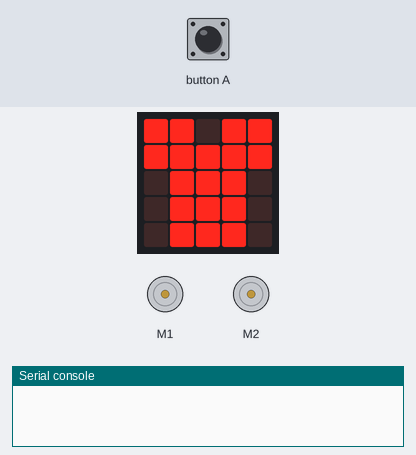
This program was run on a simulated BBC micro:bit (MakeCode). Shown: the board's 5×5 LED display, 2 × DC motor (green arrow = forward, orange = backward, longer = faster), the last lines printed to the serial console. The test bench sets the inputs (shaded band). No radio messages arrive unless stated (any console line starting 'radio sent:' is added by the test bench).

Above: at 1.8 s.
1.9 s: button A pressed for 0.15 s
At 4.0 s:
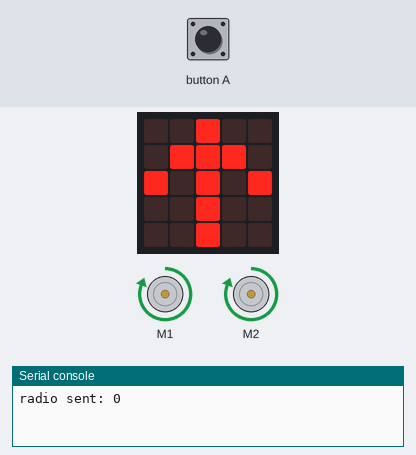
At 10.1 s:
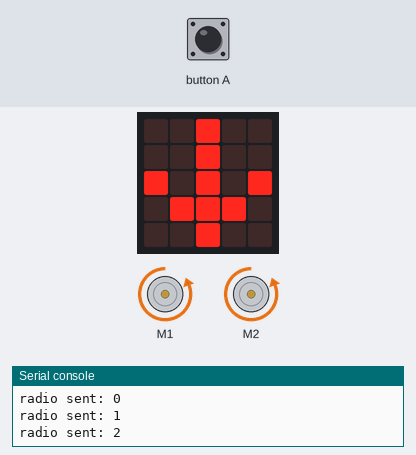
Timing chart, 0 to 16.6 s (numbered marks = the images above; inputs shaded):
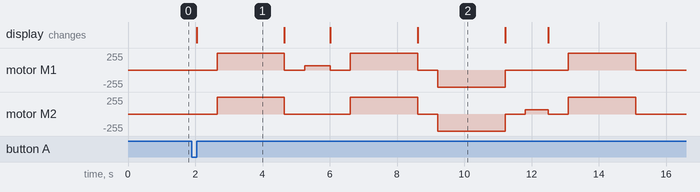

Measured:
- after the input at 1.9 s, motor M1: stopped → forward 255/255 after 0.75 s, → stopped 2.0 s later, → forward 64/255 0.60 s later, → stopped 0.76 s later, … (10 changes in this stretch); motor M2: stopped → forward 255/255 after 0.75 s, → stopped 2.0 s later, → forward 255/255 2.0 s later, → stopped 2.0 s later, … (10 changes in this stretch)
- what the display in image 1 shows lasts 2.6 s, from 2.1 s to 4.7 s

The program:

main.ts
```typescript
input.onButtonPressed(Button.A, function () {
    radio.sendNumber(0)
    EnAvant(2000, 255)
    radio.sendNumber(1)
    TourneDroite(90)
    EnAvant(2000, 255)
    radio.sendNumber(2)
    EnArriere(2000, 255)
    radio.sendNumber(3)
    TourneGauche(80)
    EnAvant(2000, 255)
    radio.sendNumber(4)
    Stop()
})
function TourneGauche (Degres: number) {
    maqueen.motorStop(maqueen.Motors.All)
    basic.showArrow(ArrowNames.East)
    maqueen.motorRun(maqueen.Motors.M2, maqueen.Dir.CW, 64)
    basic.pause(760 * (Degres / 90))
    maqueen.motorStop(maqueen.Motors.M2)
}
function TourneDroite (Degres: number) {
    maqueen.motorStop(maqueen.Motors.All)
    basic.showArrow(ArrowNames.West)
    maqueen.motorRun(maqueen.Motors.M1, maqueen.Dir.CW, 64)
    basic.pause(760 * (Degres / 90))
    maqueen.motorStop(maqueen.Motors.M1)
}
function EnArriere (Duree: number, Vitesse: number) {
    maqueen.motorStop(maqueen.Motors.All)
    basic.showArrow(ArrowNames.South)
    maqueen.motorRun(maqueen.Motors.All, maqueen.Dir.CCW, Vitesse)
    basic.pause(Duree)
}
function EnAvant (Duree: number, Vitesse: number) {
    maqueen.motorStop(maqueen.Motors.All)
    basic.showArrow(ArrowNames.North)
    maqueen.motorRun(maqueen.Motors.All, maqueen.Dir.CW, Vitesse)
    basic.pause(Duree)
}
function Stop () {
    maqueen.motorStop(maqueen.Motors.All)
}
basic.showIcon(IconNames.TShirt)
radio.setGroup(1)
```

test.ts
```typescript
// les tests vont ici ; cela ne sera pas compilé si ce paquet est utilisé en tant qu'extension.
```
